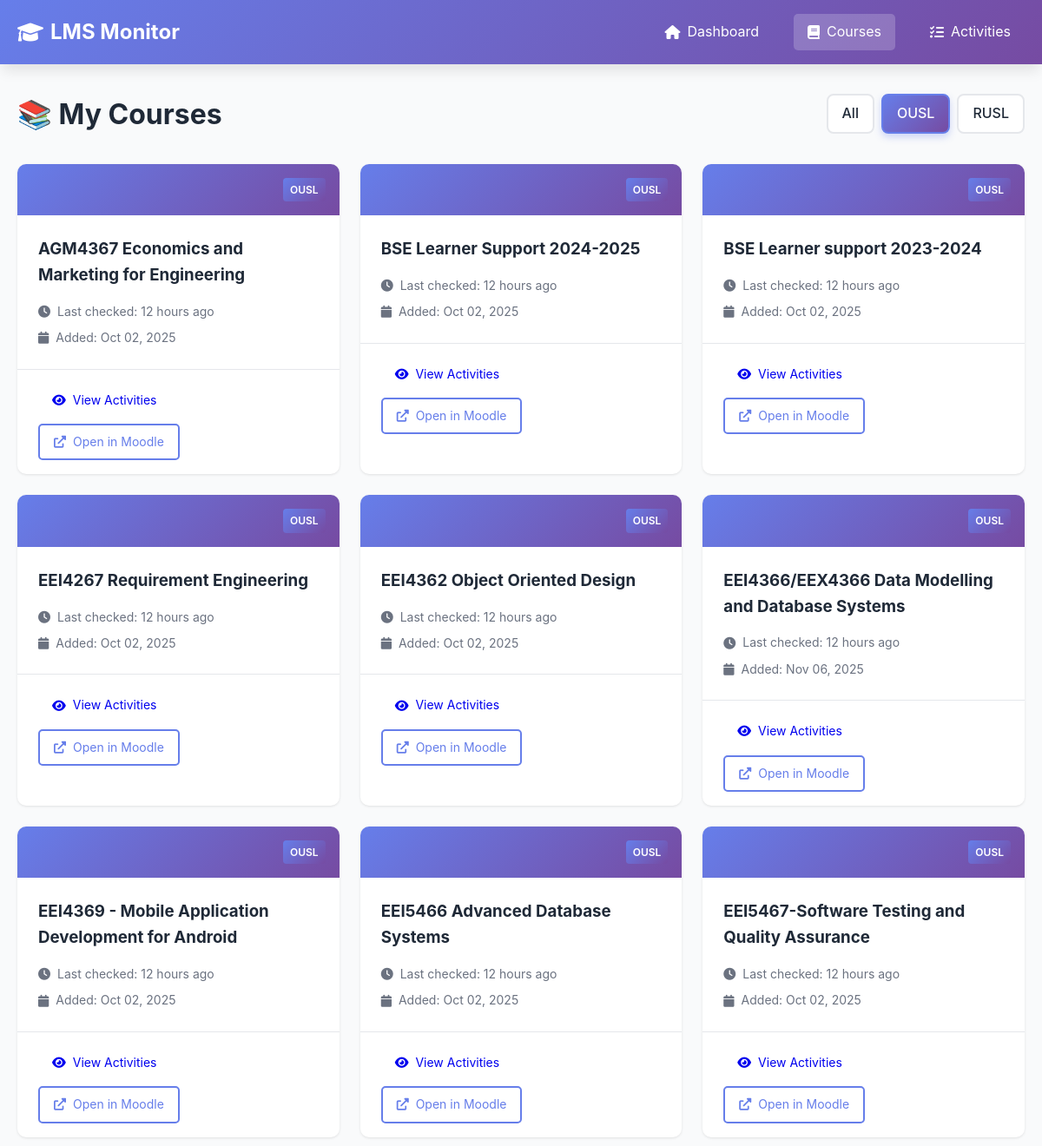
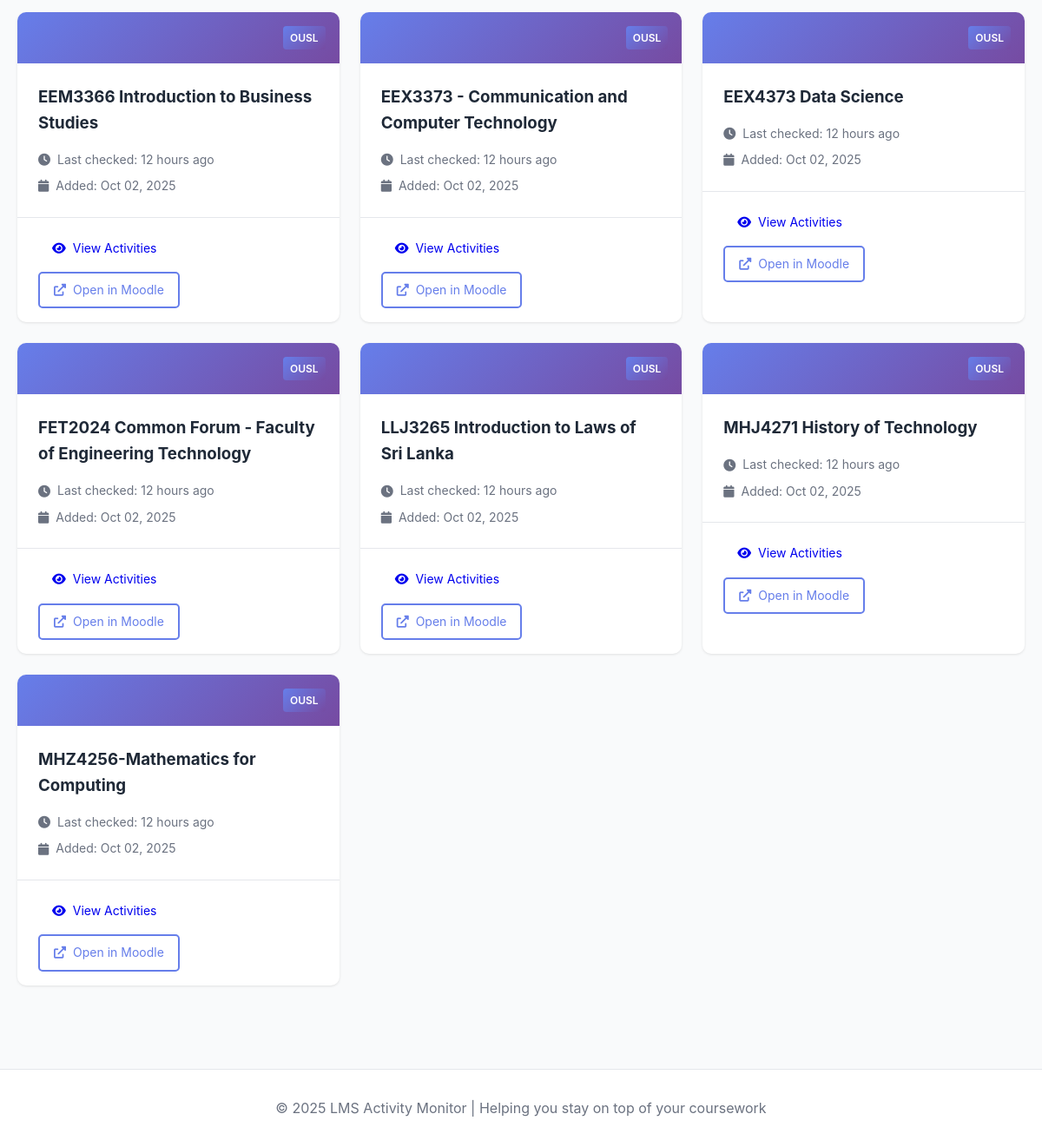
Before: /courses?lms=OUSL with the older database file (2 pictures, top to bottom).
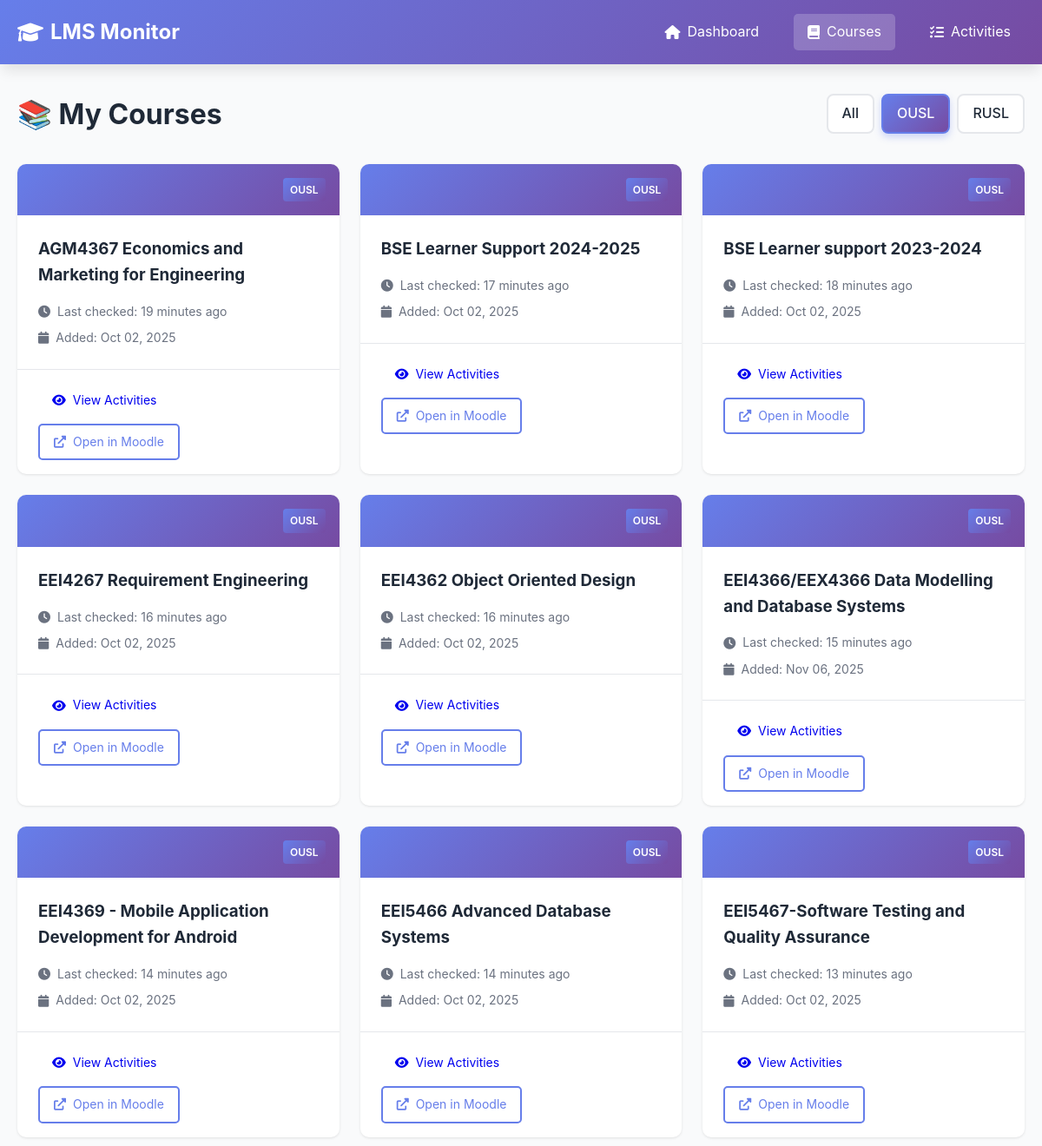
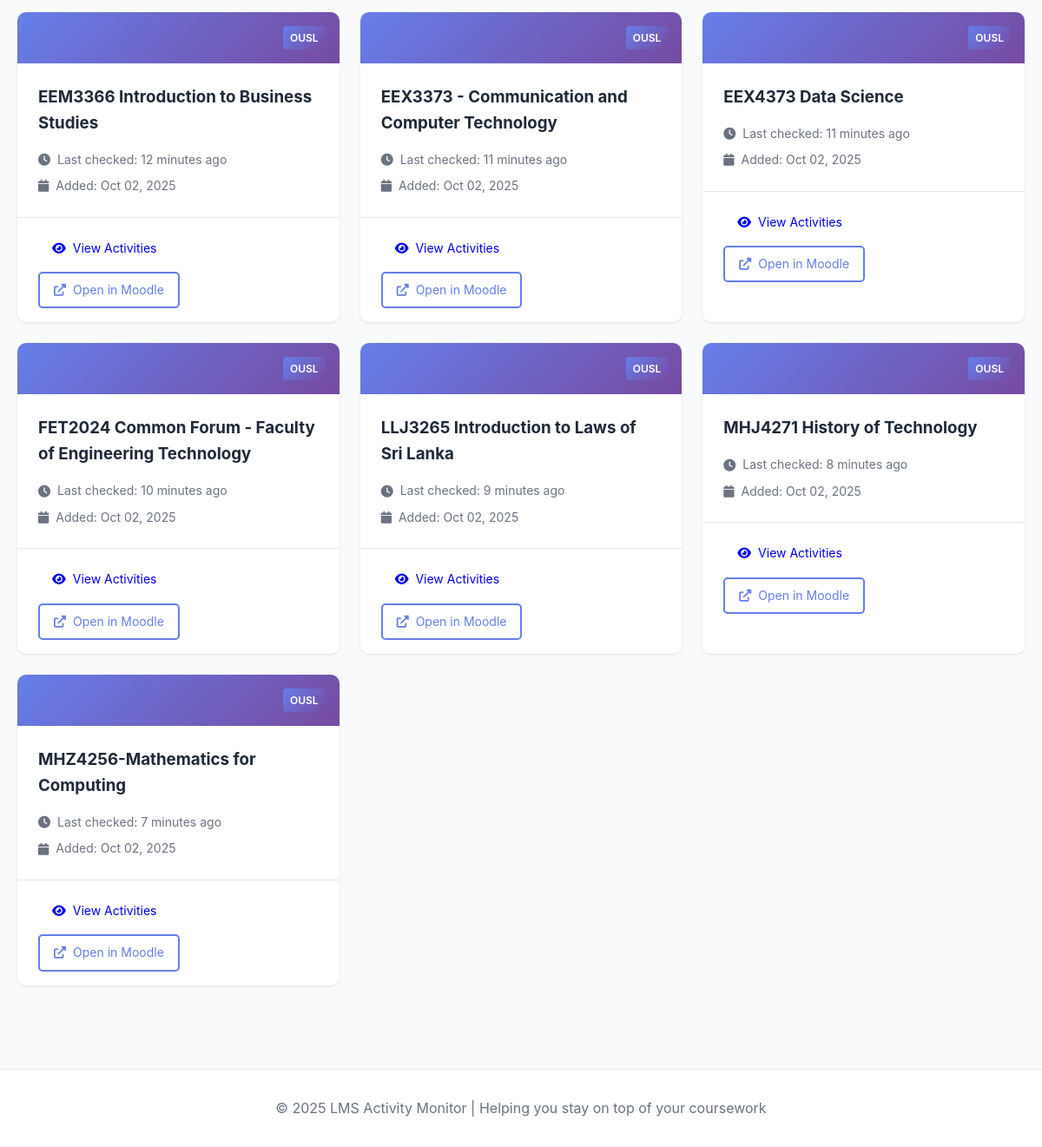
After: the same page with the newer database file (2 pictures, top to bottom).
### tables this page shows
CREATE TABLE courses (
                id INTEGER PRIMARY KEY AUTOINCREMENT,
                course_id TEXT UNIQUE NOT NULL,
                lms_name TEXT NOT NULL,
                course_name TEXT NOT NULL,
                course_url TEXT,
                first_seen TIMESTAMP DEFAULT CURRENT_TIMESTAMP,
                last_checked TIMESTAMP DEFAULT CURRENT_TIMESTAMP
            );

### app.py (the view)
@app.route('/courses')
def courses():
    lms_filter = request.args.get('lms', None)
    courses_list = db.get_all_courses(lms_name=lms_filter)
    return render_template('courses.html', courses=courses_list, lms_filter=lms_filter)

### app.py (called while the page is built)
@app.template_filter('datetime')
def format_datetime(value, format='%Y-%m-%d %H:%M:%S'):
    if value is None:
        return ''
    if isinstance(value, str):
        try:
            value = datetime.fromisoformat(value.replace('Z', '+00:00'))
        except:
            return value
    if value.tzinfo is None:
        from datetime import timezone
        value = value.replace(tzinfo=timezone.utc)
    from datetime import timezone, timedelta
    colombo_tz = timezone(timedelta(hours=5, minutes=30))
    local_time = value.astimezone(colombo_tz)
    return local_time.strftime(format)

### database.py (called while the page is built)
    def get_connection(self):
        return sqlite3.connect(self.db_path)

    def get_all_courses(self, lms_name: str = None) -> List[Dict[str, Any]]:
        conn = self.get_connection()
        cursor = conn.cursor()
        if lms_name:
            cursor.execute("""
                SELECT course_id, lms_name, course_name, course_url, first_seen, last_checked
                FROM courses
                WHERE lms_name = ?
                ORDER BY course_name
            """, (lms_name,))
        else:
            cursor.execute("""
                SELECT course_id, lms_name, course_name, course_url, first_seen, last_checked
                FROM courses
                ORDER BY lms_name, course_name
            """)
        columns = [desc[0] for desc in cursor.description]
        courses = [dict(zip(columns, row)) for row in cursor.fetchall()]
        conn.close()
        return courses

### templates/courses.html (shortened to what this page needs)
{% extends "base.html" %}  {% block content %}
<div class="page-header">
  <h1>📚 My Courses</h1>
  <div class="filters">
    <a
      href="/courses"
      class="filter-btn {% if not lms_filter %}active{% endif %}"
      >All</a
    >
    <a
      href="/courses?lms=OUSL"
      class="filter-btn {% if lms_filter == 'OUSL' %}active{% endif %}"
      >OUSL</a
    >
    <a
      href="/courses?lms=RUSL"
      class="filter-btn {% if lms_filter == 'RUSL' %}active{% endif %}"
      >RUSL</a
    >
  </div>
</div>
{% if courses %}
<div class="courses-grid">
  {% for course in courses %}
  <div class="course-card">
    <div class="course-header">
      <div class="lms-badge">{{ course.lms_name }}</div>
    </div>
    <div class="course-body">
      <h3>{{ course.course_name }}</h3>
      <div class="course-meta">
        <p>
          <i class="fas fa-clock"></i> Last checked: {{
          course.last_checked|timeago }}
        </p>
        <p>
          <i class="fas fa-calendar"></i> Added: {{
          course.first_seen|datetime('%b %d, %Y') }}
        </p>
      </div>
    </div>
    <div class="course-footer">
      <a href="/course/{{ course.course_id }}" class="btn btn-small">
        <i class="fas fa-eye"></i> View Activities
      </a>
      {% if course.course_url %}
      <a
        href="{{ course.course_url }}"
        target="_blank"
        class="btn btn-small btn-outline"
      >
        <i class="fas fa-external-link-alt"></i> Open in Moodle
      </a>
      {% endif %}
    </div>
  </div>
  {% endfor %}
</div>
{% endif %} {% endblock %}

### templates/base.html (shortened to what this page needs)
<!DOCTYPE html>
<html lang="en">
  <head>
    <link
      rel="stylesheet"
      href="{{ url_for('static', filename='style.css') }}"
    />
    <link
      rel="stylesheet"
      href="https://cdnjs.cloudflare.com/ajax/libs/font-awesome/6.0.0/css/all.min.css"
    />
  </head>
  <body>
    <nav class="navbar">
      <div class="container">
        <div class="nav-brand">
          <i class="fas fa-graduation-cap"></i>
          <span>LMS Monitor</span>
        </div>
        <ul class="nav-menu">
          <li>
            <a
              href="/"
              class="{% if request.endpoint == 'index' %}active{% endif %}"
            >
              <i class="fas fa-home"></i> Dashboard
            </a>
          </li>
          <li>
            <a
              href="/courses"
              class="{% if request.endpoint == 'courses' %}active{% endif %}"
            >
              <i class="fas fa-book"></i> Courses
            </a>
          </li>
          <li>
            <a
              href="/activities"
              class="{% if request.endpoint == 'activities' %}active{% endif %}"
            >
              <i class="fas fa-tasks"></i> Activities
            </a>
          </li>
        </ul>
      </div>
    </nav>
    <main class="main-content">
      <div class="container">{% block content %}{% endblock %}</div>
    </main>
    <footer class="footer">
      <div class="container">
        <p>
          &copy; 2025 LMS Activity Monitor | Helping you stay on top of your
          coursework
        </p>
      </div>
    </footer>
  </body>
</html>

### static/style.css (style rules this page uses)
:root { --primary-color: #667eea; --secondary-color: #764ba2; --accent-color: #f093fb; --success-color: #10b981; --danger-color: #ef4444; --warning-color: #f59e0b; --info-color: #3b82f6; --text-color: #1f2937; --text-light: #6b7280; --bg-color: #f9fafb; --card-bg: #ffffff; --border-color: #e5e7eb; --shadow: 0 1px 3px rgba(0, 0, 0, 0.1); --shadow-lg: 0 10px 15px -3px rgba(0, 0, 0, 0.1); }
* { margin: 0; padding: 0; box-sizing: border-box; }
body { font-family: -apple-system, BlinkMacSystemFont, "Segoe UI", Roboto, "Helvetica Neue", Arial, sans-serif; line-height: 1.6; color: var(--text-color); background-color: var(--bg-color); }
.container { max-width: 1200px; margin: 0 auto; padding: 0 20px; }
.navbar { background: linear-gradient( 135deg, var(--primary-color) 0%, var(--secondary-color) 100% ); color: white; padding: 1rem 0; box-shadow: var(--shadow-lg); }
.navbar .container { display: flex; justify-content: space-between; align-items: center; }
.nav-brand { font-size: 1.5rem; font-weight: bold; display: flex; align-items: center; gap: 0.5rem; }
.nav-menu { display: flex; list-style: none; gap: 1.5rem; }
.nav-menu a { color: white; text-decoration: none; padding: 0.5rem 1rem; border-radius: 5px; transition: background 0.3s; display: flex; align-items: center; gap: 0.5rem; }
.nav-menu a:hover, .nav-menu a.active { background: rgba(255, 255, 255, 0.2); }
.main-content { min-height: calc(100vh - 160px); padding: 2rem 0; }
.page-header { display: flex; justify-content: space-between; align-items: center; margin-bottom: 2rem; flex-wrap: wrap; gap: 1rem; }
.page-header h1 { font-size: 2rem; color: var(--text-color); }
.btn { padding: 0.75rem 1.5rem; border: none; border-radius: 5px; cursor: pointer; font-size: 1rem; text-decoration: none; display: inline-flex; align-items: center; gap: 0.5rem; transition: all 0.3s; }
.btn-small { padding: 0.5rem 1rem; font-size: 0.875rem; }
.btn-outline { background: transparent; border: 2px solid var(--primary-color); color: var(--primary-color); }
.lms-badge { background: var(--secondary-color); color: white; padding: 0.25rem 0.5rem; border-radius: 3px; font-size: 0.75rem; font-weight: 600; }
.courses-grid { display: grid; grid-template-columns: repeat(auto-fill, minmax(300px, 1fr)); gap: 1.5rem; }
.course-card { background: var(--card-bg); border-radius: 10px; box-shadow: var(--shadow); overflow: hidden; transition: transform 0.3s; }
.course-header { background: linear-gradient( 135deg, var(--primary-color) 0%, var(--secondary-color) 100% ); padding: 1rem; display: flex; justify-content: flex-end; }
.course-body { padding: 1.5rem; }
.course-body h3 { margin-bottom: 1rem; color: var(--text-color); }
.course-meta { display: flex; flex-direction: column; gap: 0.5rem; }
.course-meta p { color: var(--text-light); font-size: 0.875rem; display: flex; align-items: center; gap: 0.5rem; }
.course-footer { padding: 1rem 1.5rem; border-top: 1px solid var(--border-color); display: flex; gap: 0.5rem; flex-wrap: wrap; }
.filters { display: flex; gap: 0.5rem; }
.filters .filter-btn { padding: 0.5rem 1rem; border: 2px solid var(--border-color); background: var(--card-bg); color: var(--text-color); border-radius: 8px; text-decoration: none; transition: all 0.3s; font-weight: 500; display: inline-flex; align-items: center; justify-content: center; }
.filters .filter-btn.active { border-color: var(--primary-color); color: white; background: linear-gradient(135deg, var(--primary-color), var(--secondary-color)); box-shadow: 0 4px 8px rgba(102, 126, 234, 0.3); }
.footer { background: var(--card-bg); border-top: 1px solid var(--border-color); padding: 2rem 0; margin-top: 4rem; text-align: center; color: var(--text-light); }
.lms-badge { display: inline-block; padding: 0.25rem 0.5rem; background: linear-gradient(135deg, #667eea, #764ba2); color: white; border-radius: 4px; font-size: 0.75rem; font-weight: 600; margin-left: 0.5rem; }

Changed rows visible on the page:
changed courses "AGM4367 Economics and Marketing for Engineering": last_checked "12 hours ago" → "19 minutes ago"
changed courses: last_checked "12 hours ago" → "17 minutes ago"
changed courses: last_checked "12 hours ago" → "18 minutes ago"
changed courses "EEI4267 Requirement Engineering": last_checked "12 hours ago" → "16 minutes ago"
changed courses "EEI4362 Object Oriented Design": last_checked "12 hours ago" → "16 minutes ago"
changed courses "EEI4366/EEX4366 Data Modelling and Database Systems": last_checked "12 hours ago" → "15 minutes ago"
changed courses "EEI4369 - Mobile Application Development for Android": last_checked "12 hours ago" → "14 minutes ago"
changed courses "EEI5466 Advanced Database Systems": last_checked "12 hours ago" → "14 minutes ago"
changed courses "EEI5467-Software Testing and Quality Assurance": last_checked "12 hours ago" → "13 minutes ago"
changed courses "EEM3366 Introduction to Business Studies": last_checked "12 hours ago" → "12 minutes ago"
changed courses "EEX3373 - Communication and Computer Technology": last_checked "12 hours ago" → "11 minutes ago"
changed courses "EEX4373 Data Science": last_checked "12 hours ago" → "11 minutes ago"
changed courses "FET2024 Common Forum - Faculty of Engineering Technology": last_checked "12 hours ago" → "10 minutes ago"
changed courses "LLJ3265 Introduction to Laws of Sri Lanka": last_checked "12 hours ago" → "9 minutes ago"
changed courses "MHJ4271 History of Technology": last_checked "12 hours ago" → "8 minutes ago"
changed courses "MHZ4256-Mathematics for Computing": last_checked "12 hours ago" → "7 minutes ago"
